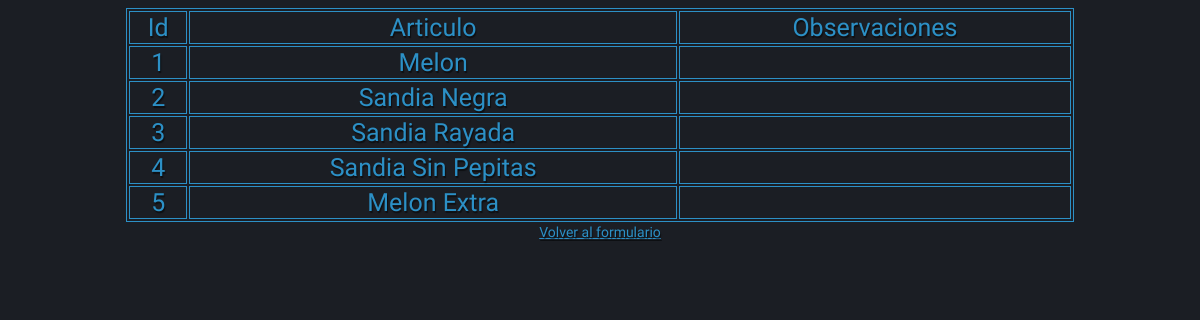
Screenshot of /controlador/articulo/artbuscar.php with the database file from the repository.
### tables this page shows
CREATE TABLE `articulo` (
  `Id` int(11) NOT NULL,
  `Articulo` varchar(60) NOT NULL,
  `Observaciones` varchar(255) DEFAULT NULL
);

### controlador/articulo/artver.php (called while the page is built)
<?php
    require_once '../../modelo/conectar.php';
    $consulta="SELECT * FROM articulo";
    $resultado=$conexion->query($consulta);
    $filas= mysqli_fetch_assoc($resultado);
?>

### vista/articulo/articulotabla.php (the view, shortened to what this page needs)
<?php
    require_once '../../controlador/articulo/artver.php';
?>
<html>
    <head>
        <link rel="stylesheet" type="text/css" href="../../vista/css/form.css">
    </head>
    <body>
        <table border="1">
            <tr>
                <td>Id</td><td>Articulo</td><td>Observaciones</td>
            </tr>
            <?php
                while($filas !=null){
                    echo "<tr>";
                    foreach($filas as $dato){
                        echo "<td>".$dato."</dato>";
                    }
                    $filas=$resultado -> fetch_assoc();
                    echo "</tr>";
                }
            ?>
        </table>
        <a href="../../modelo/articulo/artprincipal.php">Volver al formulario</a>
    </body>
</html>

### vista/css/form.css (style rules this page uses)
body { background: #1b1e24; background-image:-webkit-linear-gradient(right,#1b1e24,#1b1e24 50%,#1b1e24); background-image:-moz-linear-gradient(right,#1b1e24,#1b1e24 50%,#1b1e24); background-image:-o-linear-gradient(right,#1b1e24,#1b1e24 50%,#1b1e24); background-image:-ms-linear-gradient(right,#1b1e24,#1b1e24 50%,#1b1e24); background-image:linear-gradient(to left,#1b1e24,#1b1e24 50%,#1b1e24); text-align: center; font-family: Arial, sans-serif; font-size: 87.50%; line-height: 1.5em; }
table { border: 1px solid #2c90c6; text-align: center; font-family: 'Titan One'; text-shadow: 1px 2px 1px rgba(0,0,0,.5); color: #2c90c6; margin:0 auto; width: 80%; height: 200px; }
tr,td { border: 1px solid #2c90c6; color: #2c90c6; font-size: 1.25em; margin: 2% auto; text-align: center; font-family: 'Titan One'; text-shadow: 1px 2px 1px rgba(0,0,0,.5); }
a { color: #2c90c6; font-size: 125%; margin: 2% auto; text-align: center; font-family: 'Titan One'; text-shadow: 1px 2px 1px rgba(0,0,0,.5); }
@media screen and (max-width: 1440px) { a { color: #2c90c6; font-size: 120%; margin: 2% auto; text-align: center; font-family: 'Titan One'; text-shadow: 1px 2px 1px rgba(0,0,0,.5); } }
@media screen and (max-width: 1280px) { a { color: #2c90c6; font-size: 100%; margin: 2% auto; text-align: center; font-family: 'Titan One'; text-shadow: 1px 2px 1px rgba(0,0,0,.5); } }

### rows the page displays
articulo: Id "1", Articulo "Melon"
articulo: Id "2", Articulo "Sandia Negra"
articulo: Id "3", Articulo "Sandia Rayada"
articulo: Id "4", Articulo "Sandia Sin Pepitas"
articulo: Id "5", Articulo "Melon Extra"
